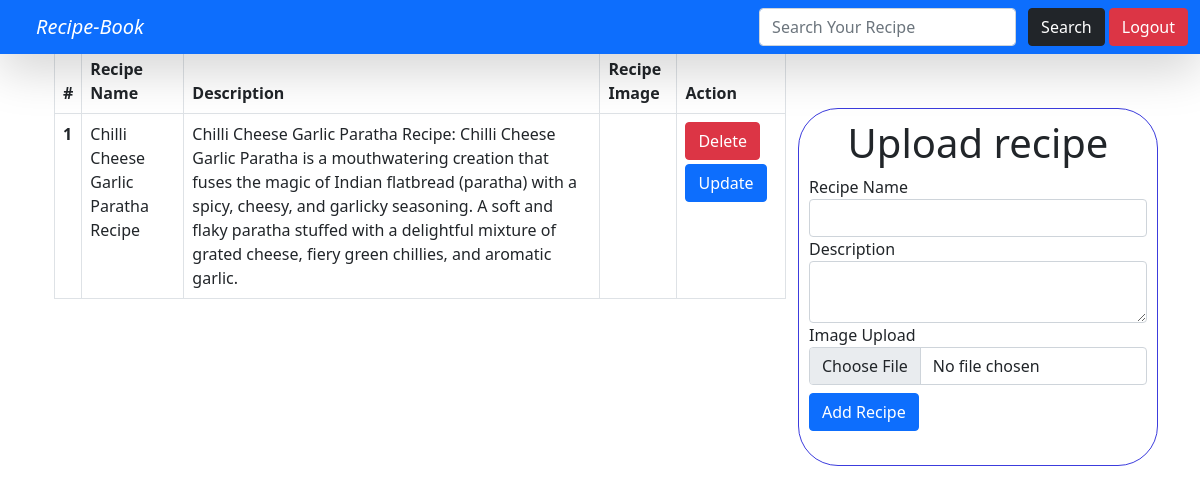
The app's page /recipe/ (signed in), older data.
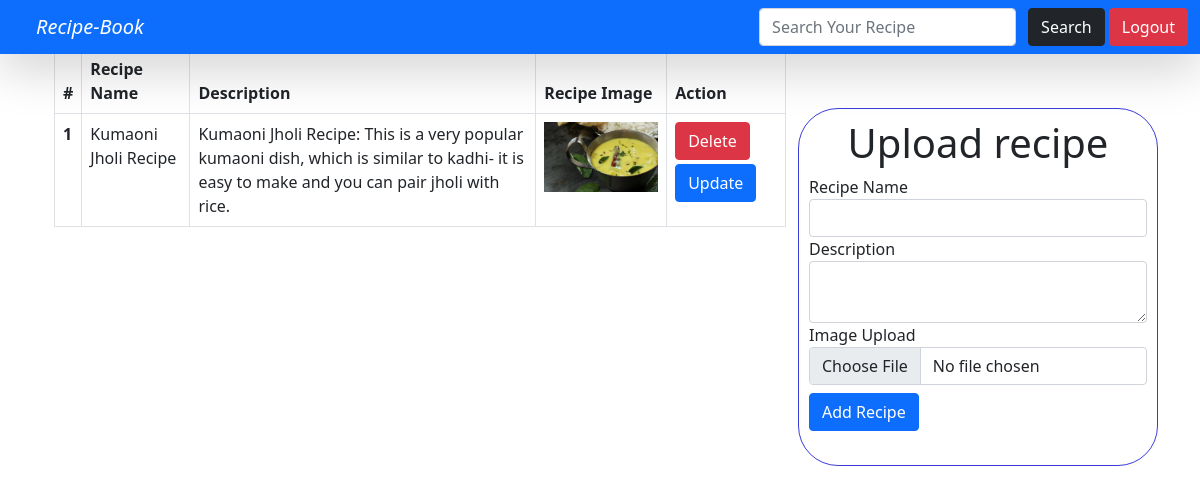
The same page, newer data.
### recipebook/models.py (models this page shows)
class recipes(models.Model):
    User = models.ForeignKey(User , on_delete=models.SET_NULL,null=True,blank=True)
    title = models.CharField(max_length=255)
    description = models.TextField()
    image= models.ImageField(upload_to="img")
    created_at = models.DateTimeField(auto_now_add=True)

### recipebook/views.py (the view, shortened to what this page needs)
# urls.py: path('recipe/',recipe),
@login_required(login_url="/login/")
def recipe(request):
    queryset=recipes.objects.all()
    if request.GET.get('search'):
        queryset=queryset.filter(title__icontains=request.GET.get("search"))
    context={'recipe':queryset}
    return render(request,"index.html",context)

### recipebook/templates/index.html (shortened to what this page needs)
<!DOCTYPE html>
<html lang="en">
<head>
    <link rel="stylesheet" href="https://cdn.jsdelivr.net/npm/bootstrap@5.0.0-alpha2/dist/css/bootstrap.min.css">
</head>
<body>
    <div class="container">
    <nav class="navbar fixed-top navbar-expand-lg navbar-dark bg-primary shadow-lg">
        <div class="container-fluid">
          <i><a href="/recipe/" class="navbar-brand text-white  mx-4">Recipe-Book</a></i>
          <form class="d-flex" role="search">
            <input class="form-control me-2" type="search" placeholder="Search Your Recipe" name="search" aria-label="Search">
            <button class="btn btn-dark mx-1" type="submit">Search</button>
            {% if request.user.is_authenticated %}
            <a href="/login" class="btn btn-danger">Logout</a>
            {% else %}
            <a href="/login" class="btn btn-success">Login</a>
            {% endif %}
          </form>
        </div>
      </nav>
            <div class="sta col-md-6 col-lg-12 col-sm-4 col-12 mt-5">
                <div class="custom-box float-end">
                    <h1 class="text-center ">Upload recipe</h1>
                    <form class="mb-4" method="POST" enctype="multipart/form-data">
                        <div class="form-group">
                            <label for="title">Recipe Name</label>
                            <input type="text" id="title" name="title" class="form-control" required>
                        </div>
                        <div class="form-group ">
                            <label for="description">Description</label>
                            <textarea id="description" name="description" class="form-control" required></textarea>
                        </div>
                        <div class="form-group ">
                            <label for="img">Image Upload</label>
                            <input type="file" id="img" name="img" class="form-control" required>
                        </div>
                        <div class="btnn">
                            <button class="btn btn-primary mt-2 " type="submit">Add Recipe</button>
                        </div>
                        </div>
                </div>
            </div>
        <div class="container mt-2 col-md-6 col-lg-12 col-sm-3 col-12">
            <div class="row">
                <div class="">
                    <table class="table table-bordered">
                        <thead>
                            <tr>
                                <th scope="col">#</th>
                                <th scope="col">Recipe Name</th>
                                <th scope="col">Description</th>
                                <th scope="col">Recipe Image</th>
                                <th scope="col">Action</th>
                            </tr>
                        </thead>
                        <tbody>
                            {% for recipe_item in recipe %}
                            <tr>
                                <th scope="row">{{ forloop.counter }}</th>
                                <td>{{ recipe_item.title }}</td>
                                <td>{{ recipe_item.description }}</td>
                                <td>
                                    <img src="/media/{{ recipe_item.image }}" alt="" height="70px" >
                                </td>
                                <td>
                                   <a href="/delete/{{ recipe_item.id }}/" class="btn btn-danger">Delete</a>
                                   <a href="/update/{{ recipe_item.id }}/" class="btn btn-primary mt-1">Update</a>
                                </td>
                            </tr>
                            {% endfor %}
                        </tbody>
                    </table>
                </div>
            </div>
        </div>

Row changes from the older to the newer data that the page shows:
removed recipes: title "Chilli Cheese Garlic Paratha Recipe", description "Chilli Cheese Garlic Paratha Recipe: Chilli Cheese Garlic Paratha is a mouthwatering creation that fuses the magic of Indian flatbread (paratha) with a spicy, cheesy, and garlicky seasoning. A soft and flaky paratha stuffed with a delightful mixture of grated cheese, fiery green chillies, and aromatic garlic."
added recipes: title "Kumaoni Jholi Recipe", description "Kumaoni Jholi Recipe: This is a very popular kumaoni dish, which is similar to kadhi- it is easy to make and you can pair jholi with rice.", image (picture)
